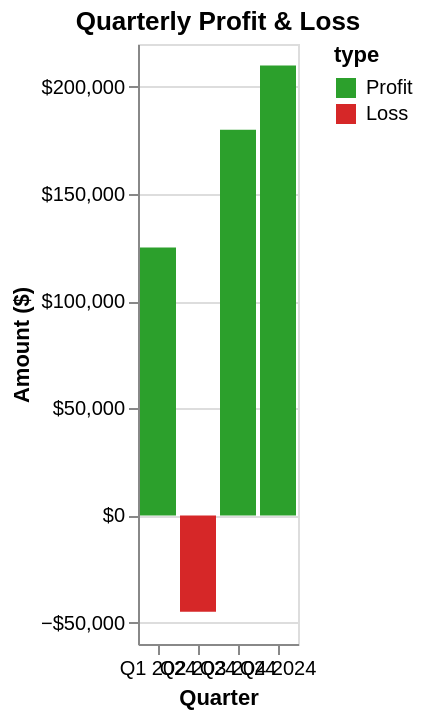

This figure's Vega-Lite source:
### Vega-Lite specification from a JSON file in a GitHub repository (floating-point values rounded to 4 significant figures)
{"$schema": "https://vega.github.io/schema/vega-lite/v6.json", "description": "Quarterly profit and loss statement", "data": {"values": [{"quarter": "Q1 2024", "amount": 125000, "type": "Profit"}, {"quarter": "Q2 2024", "amount": -45000, "type": "Loss"}, {"quarter": "Q3 2024", "amount": 180000, "type": "Profit"}, {"quarter": "Q4 2024", "amount": 210000, "type": "Profit"}]}, "mark": "bar", "encoding": {"x": {"field": "quarter", "type": "ordinal", "axis": {"title": "Quarter", "labelAngle": 0}}, "y": {"field": "amount", "type": "quantitative", "axis": {"title": "Amount ($)", "format": "$,.0f"}}, "color": {"field": "type", "type": "nominal", "scale": {"domain": ["Profit", "Loss"], "range": ["#2ca02c", "#d62728"]}}}, "title": "Quarterly Profit & Loss"}
